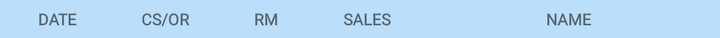
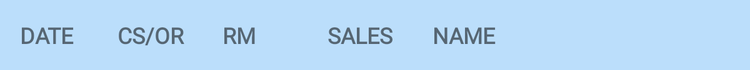

One screen, two layout resources from the same app: the default and the repository's alternative for another configuration. Each is rendered where Android would select it; the XML of both is given below.
<!-- AndroidManifest.xml: application theme AppTheme -->
<!-- res/layout/header_search_sales.xml -->
<?xml version="1.0" encoding="utf-8"?>
<androidx.constraintlayout.widget.ConstraintLayout xmlns:android="http://schemas.android.com/apk/res/android"
    xmlns:app="http://schemas.android.com/apk/res-auto"
    xmlns:tools="http://schemas.android.com/tools"
    android:id="@+id/main_layout"
    android:layout_width="match_parent"
    android:layout_height="wrap_content"
    android:background="@color/lightBackground">

    <androidx.constraintlayout.widget.Guideline
        android:id="@+id/guideline_date"
        android:layout_width="wrap_content"
        android:layout_height="match_parent"
        android:orientation="vertical"
        app:layout_constraintGuide_percent="0.16" />

    <androidx.constraintlayout.widget.Guideline
        android:id="@+id/guideline_cs"
        android:layout_width="wrap_content"
        android:layout_height="match_parent"
        android:orientation="vertical"
        app:layout_constraintGuide_percent="0.44" />

    <androidx.constraintlayout.widget.Guideline
        android:id="@+id/guideline_cs2"
        android:layout_width="wrap_content"
        android:layout_height="match_parent"
        android:orientation="vertical"
        app:layout_constraintGuide_percent="0.3" />

    <androidx.constraintlayout.widget.Guideline
        android:id="@+id/guideline_practitioner"
        android:layout_width="wrap_content"
        android:layout_height="match_parent"
        android:orientation="vertical"
        app:layout_constraintGuide_percent="0.58" />

    <TextView
        android:id="@+id/section_date"
        android:layout_width="0dp"
        android:layout_height="wrap_content"
        android:background="@color/blueVeryLight"
        android:fontFamily="@font/didact_gothic"
        android:padding="4dp"
        android:text="DATE"
        android:textAlignment="center"
        android:textSize="8sp"
        android:textStyle="bold"
        app:layout_constraintEnd_toStartOf="@id/guideline_date"
        app:layout_constraintStart_toStartOf="parent"
        app:layout_constraintTop_toTopOf="parent" />

    <TextView
        android:id="@+id/section_cs"
        android:layout_width="0dp"
        android:layout_height="wrap_content"
        android:background="@color/blueVeryLight"
        android:fontFamily="@font/didact_gothic"
        android:padding="4dp"
        android:text="CS/OR"
        android:textAlignment="center"
        android:textSize="8sp"
        android:textStyle="bold"
        app:layout_constraintEnd_toStartOf="@+id/guideline_cs2"
        app:layout_constraintStart_toEndOf="@id/guideline_date"
        app:layout_constraintTop_toTopOf="parent" />

    <TextView
        android:id="@+id/section_practitioner"
        android:layout_width="0dp"
        android:layout_height="wrap_content"
        android:background="@color/blueVeryLight"
        android:fontFamily="@font/didact_gothic"
        android:padding="4dp"
        android:text="SALES"
        android:textAlignment="center"
        android:textSize="8sp"
        android:textStyle="bold"
        app:layout_constraintEnd_toStartOf="@+id/guideline_practitioner"
        app:layout_constraintHorizontal_bias="0.0"
        app:layout_constraintStart_toStartOf="@+id/guideline_cs"
        app:layout_constraintTop_toTopOf="parent" />

    <TextView
        android:id="@+id/section_rm"
        android:layout_width="0dp"
        android:layout_height="wrap_content"
        android:background="@color/blueVeryLight"
        android:fontFamily="@font/didact_gothic"
        android:padding="4dp"
        android:text="RM"
        android:textAlignment="center"
        android:textSize="8sp"
        android:textStyle="bold"
        app:layout_constraintEnd_toStartOf="@+id/guideline_cs"
        app:layout_constraintHorizontal_bias="0.0"
        app:layout_constraintStart_toStartOf="@+id/guideline_cs2"
        app:layout_constraintTop_toTopOf="parent" />

    <TextView
        android:id="@+id/section_name"
        android:layout_width="0dp"
        android:layout_height="wrap_content"
        android:background="@color/blueVeryLight"
        android:fontFamily="@font/didact_gothic"
        android:padding="4dp"
        android:text="NAME"
        android:textAlignment="center"
        android:textSize="8sp"
        android:textStyle="bold"
        app:layout_constraintEnd_toEndOf="parent"
        app:layout_constraintStart_toStartOf="@+id/guideline_practitioner"
        app:layout_constraintTop_toTopOf="parent" />

    <androidx.constraintlayout.widget.Barrier
        android:id="@+id/barrier_section"
        android:layout_width="match_parent"
        android:layout_height="wrap_content"
        app:barrierDirection="bottom"
        app:constraint_referenced_ids="section_date,section_cs,section_name"
        tools:layout_editor_absoluteY="60dp" />
</androidx.constraintlayout.widget.ConstraintLayout>
<!-- resources referenced by this layout -->
<resources>
  <color name="blueVeryLight">#BBDEFB</color>
  <color name="lightBackground">#E3F2FD</color>
  <style name="AppTheme" parent="Theme.MaterialComponents.Light.NoActionBar">
          
          <item name="colorPrimary">@color/colorPrimary</item>
          <item name="colorPrimaryDark">@color/colorPrimaryDark</item>
          <item name="colorAccent">@color/colorAccent</item>
          <item name="android:spinnerItemStyle">@style/spinnerItemStyle</item>
      </style>
  <color name="colorPrimary">#42A5F5</color>
  <color name="colorPrimaryDark">#072C4A</color>
  <color name="colorAccent">#03CFDA</color>
  <style name="spinnerItemStyle">
          <item name="android:padding">2dp</item>
          <item name="android:textSize">18sp</item>
          <item name="android:textColor">#000000</item>
      </style>
</resources>
<!-- res/layout-sw600dp/header_search_sales.xml (the repository's variant of the layout above) -->
<!-- drawn on a 7-inch tablet held upright -->
<?xml version="1.0" encoding="utf-8"?>
<androidx.constraintlayout.widget.ConstraintLayout xmlns:android="http://schemas.android.com/apk/res/android"
    xmlns:app="http://schemas.android.com/apk/res-auto"
    xmlns:tools="http://schemas.android.com/tools"
    android:id="@+id/main_layout"
    android:layout_width="match_parent"
    android:layout_height="wrap_content"
    android:background="@color/lightBackground">

    <androidx.constraintlayout.widget.Guideline
        android:id="@+id/guideline_date"
        android:layout_width="wrap_content"
        android:layout_height="match_parent"
        android:orientation="vertical"
        app:layout_constraintGuide_percent="0.13" />

    <androidx.constraintlayout.widget.Guideline
        android:id="@+id/guideline_cs"
        android:layout_width="wrap_content"
        android:layout_height="match_parent"
        android:orientation="vertical"
        app:layout_constraintGuide_percent="0.41" />

    <androidx.constraintlayout.widget.Guideline
        android:id="@+id/guideline_cs2"
        android:layout_width="wrap_content"
        android:layout_height="match_parent"
        android:orientation="vertical"
        app:layout_constraintGuide_percent="0.27" />

    <androidx.constraintlayout.widget.Guideline
        android:id="@+id/guideline_practitioner"
        android:layout_width="wrap_content"
        android:layout_height="match_parent"
        android:orientation="vertical"
        app:layout_constraintGuide_percent="0.55" />

    <TextView
        android:id="@+id/section_date"
        android:layout_width="0dp"
        android:layout_height="wrap_content"
        android:background="@color/blueVeryLight"
        android:fontFamily="@font/didact_gothic"
        android:padding="16dp"
        android:text="DATE"
        android:textAlignment="viewStart"
        android:textSize="18sp"
        android:textStyle="bold"
        app:layout_constraintEnd_toStartOf="@id/guideline_date"
        app:layout_constraintStart_toStartOf="parent"
        app:layout_constraintTop_toTopOf="parent" />

    <TextView
        android:id="@+id/section_cs"
        android:layout_width="0dp"
        android:layout_height="wrap_content"
        android:background="@color/blueVeryLight"
        android:fontFamily="@font/didact_gothic"
        android:padding="16dp"
        android:text="CS/OR"
        android:textAlignment="viewStart"
        android:textSize="18sp"
        android:textStyle="bold"
        app:layout_constraintEnd_toStartOf="@+id/guideline_cs"
        app:layout_constraintHorizontal_bias="0.46"
        app:layout_constraintStart_toEndOf="@id/guideline_date"
        app:layout_constraintTop_toTopOf="parent" />

    <TextView
        android:id="@+id/section_practitioner"
        android:layout_width="0dp"
        android:layout_height="wrap_content"
        android:background="@color/blueVeryLight"
        android:fontFamily="@font/didact_gothic"
        android:padding="16dp"
        android:text="SALES"
        android:textAlignment="viewStart"
        android:textSize="18sp"
        android:textStyle="bold"
        app:layout_constraintEnd_toStartOf="@+id/guideline_practitioner"
        app:layout_constraintHorizontal_bias="0.0"
        app:layout_constraintStart_toStartOf="@+id/guideline_cs"
        app:layout_constraintTop_toTopOf="parent" />

    <TextView
        android:id="@+id/section_rm"
        android:layout_width="0dp"
        android:layout_height="wrap_content"
        android:background="@color/blueVeryLight"
        android:fontFamily="@font/didact_gothic"
        android:padding="16dp"
        android:text="RM"
        android:textAlignment="viewStart"
        android:textSize="18sp"
        android:textStyle="bold"
        app:layout_constraintEnd_toStartOf="@+id/guideline_cs"
        app:layout_constraintHorizontal_bias="0.0"
        app:layout_constraintStart_toStartOf="@+id/guideline_cs2"
        app:layout_constraintTop_toTopOf="parent" />

    <TextView
        android:id="@+id/section_name"
        android:layout_width="0dp"
        android:layout_height="wrap_content"
        android:background="@color/blueVeryLight"
        android:fontFamily="@font/didact_gothic"
        android:padding="16dp"
        android:text="NAME"
        android:textAlignment="viewStart"
        android:textSize="18sp"
        android:textStyle="bold"
        app:layout_constraintEnd_toEndOf="parent"
        app:layout_constraintStart_toStartOf="@+id/guideline_practitioner"
        app:layout_constraintTop_toTopOf="parent" />

    <androidx.constraintlayout.widget.Barrier
        android:id="@+id/barrier_section"
        android:layout_width="match_parent"
        android:layout_height="wrap_content"
        app:barrierDirection="bottom"
        app:constraint_referenced_ids="section_date,section_cs,section_name"
        tools:layout_editor_absoluteY="60dp" />
</androidx.constraintlayout.widget.ConstraintLayout>
